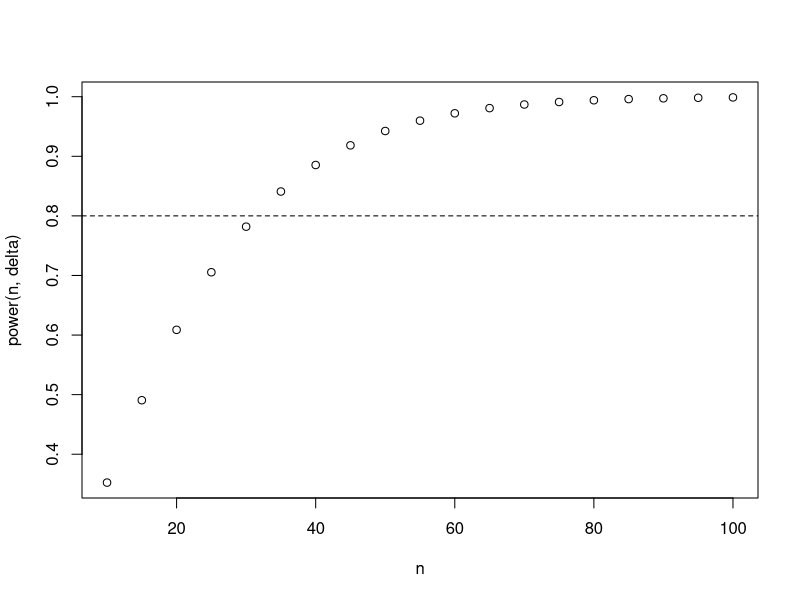

Generate this figure with R: (Note: this script raises an error after producing the figure.)
##set,seed(123)可以保证rnorm的纸一样
##dnrom
##pnorm
##qporm
rm(list=ls())
power <- function (n,delta,alpha=0.05){
  tmp <- sqrt(n)*delta-qnorm(alpha/2,lower.tail=FALSE)  
  pnorm(tmp)
}
n <- seq(10,100,5)
delta <- 0.5
plot(n,power(n,delta))
abline(h=0.8,lty=2)

z1 <- qnorm(alpha/2,lower.tail=FALSE)
z2 <- qnorm(0.2,lower.tail=FALSE)
(z1+z2)^2/delta^2
